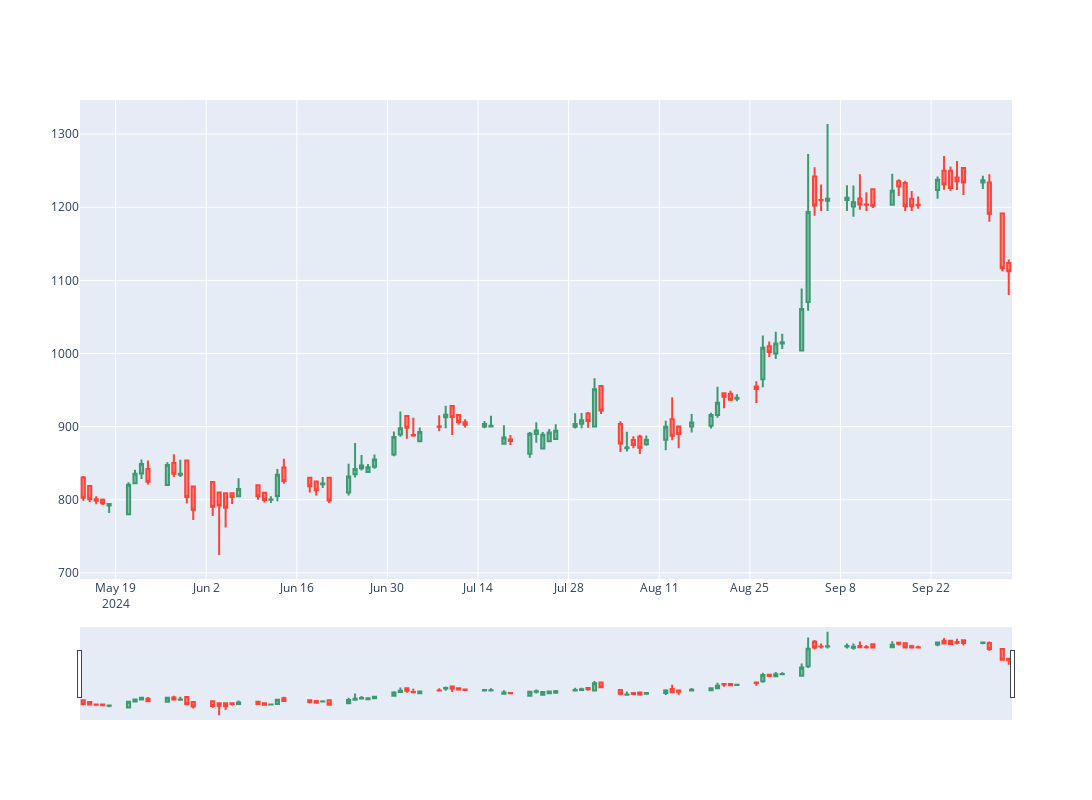

Notebook code for this chart:
### Code cell
client.plot_chart(symbol="GODREJIND.BSE")
